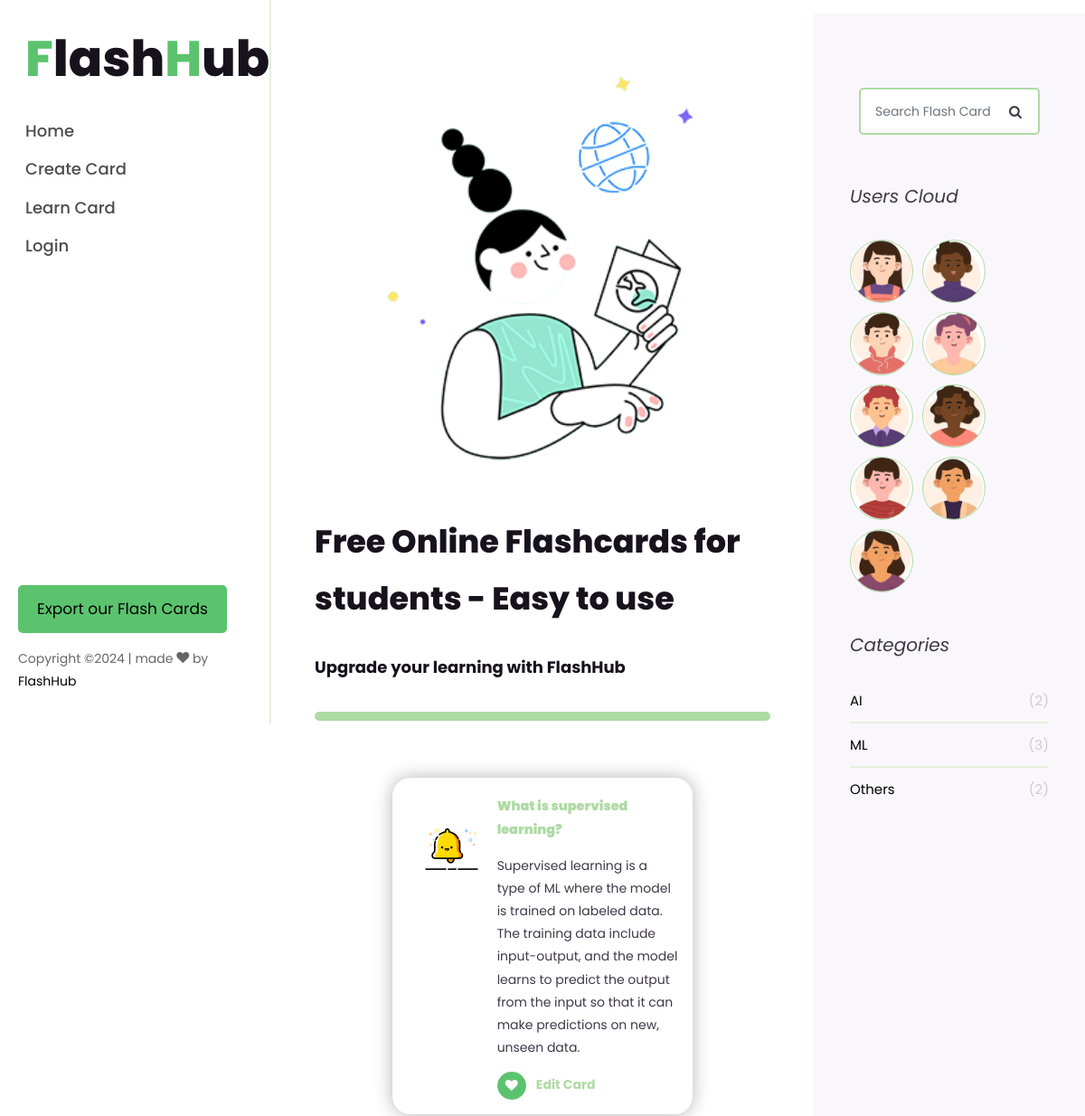
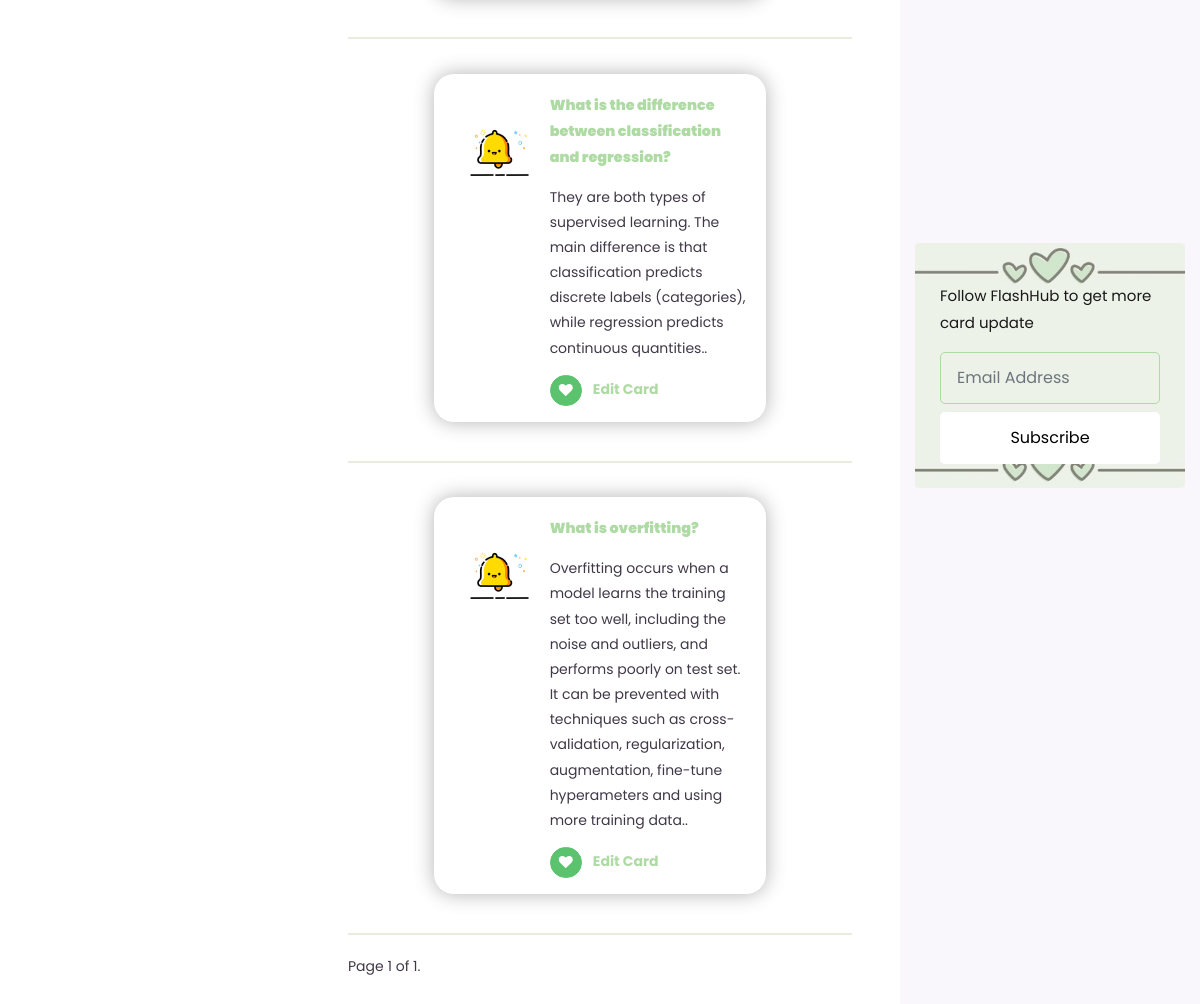
The page /cards/ML on the database as committed earlier (2 pictures, top to bottom).
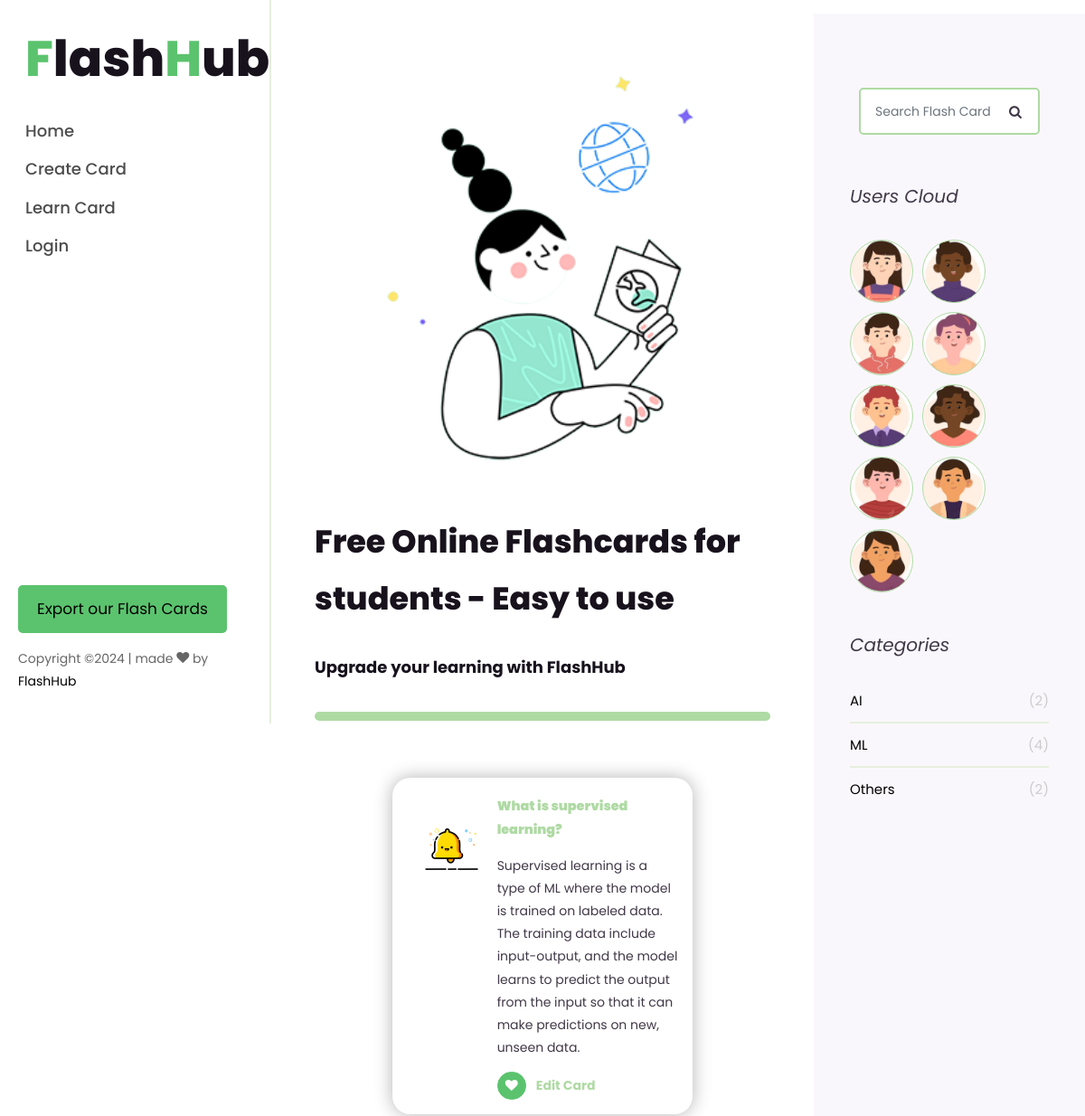
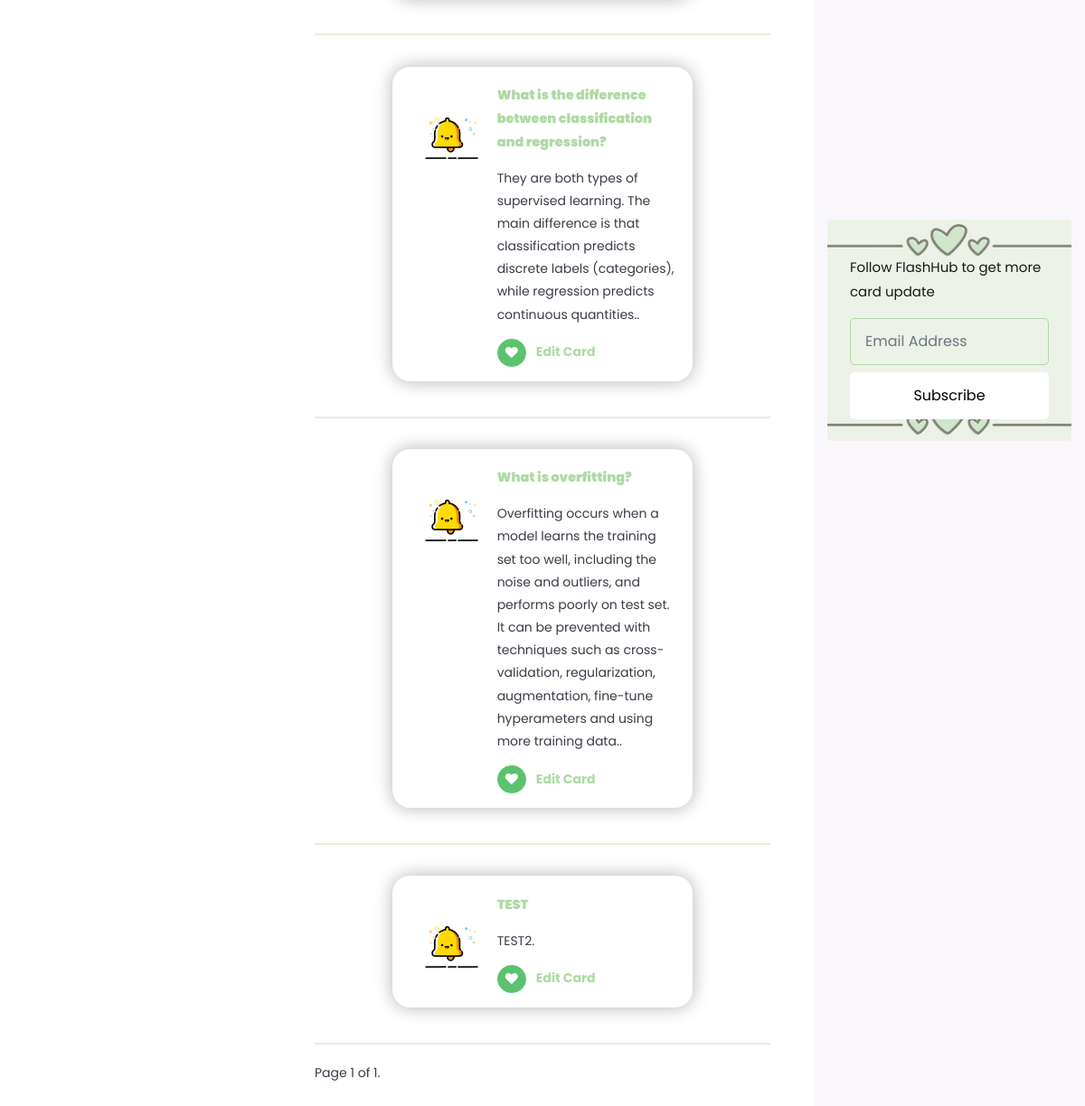
The same page on the database as committed later (2 pictures, top to bottom).
### flashcards/models.py (models this page shows)
class FlashCard(models.Model):
	category = models.CharField(max_length=50)
	front = models.TextField()
	back = models.TextField()
	creator = models.ForeignKey(User, on_delete=models.CASCADE)
	likes = models.IntegerField(default=0)
	known = models.IntegerField(default=0)
	def __str__(self):
		return self.front

### flashcards/views.py (the view)
# urls.py: path('cards/<str:category>', views.get_cards_by_category, name='get_cards_by_category'),
def get_cards_by_category(request, category):
    if request.user.is_authenticated:
        all_cards = FlashCard.objects.filter(creator=request.user.id)
    else:
        all_cards = FlashCard.objects.all()
    cards = all_cards.filter(category=category)
    paginator = Paginator(cards, 5)
    page_number = request.GET.get('page')
    page_obj = paginator.get_page(page_number)
    counts = get_counts(all_cards)
    popular_cards = all_cards.order_by('-likes')[:3]
    context = {'page_obj':page_obj, 'counts':counts, 'popular_cards':popular_cards }
    return render(request, 'flashcards/home.html', context)

### flashcards/views.py (called while the page is built)
def get_counts(all_cards):
    counts = []
    count_alg = all_cards.filter(category='AI').count()
    counts.append(count_alg)
    count_ds = all_cards.filter(category='ML').count()
    counts.append(count_ds)
    count_com = all_cards.filter(category='Others').count()
    counts.append(count_com)
    return counts

### flashcards/templates/flashcards/home.html (shortened to what this page needs)
{% extends "flashcards/base.html" %}
{% load static %}
{% block content %}
	{% if not user.is_authenticated %}
		<a href="#" class="home" style="display: block; width: 400px; height: 450px; margin: auto; background-image: url({% static 'images/logoimg.png' %}); background-size: contain; background-position: center; background-repeat: no-repeat;"></a>
		<br>
		<h2>Free Online Flashcards for students - Easy to use</h2>
		<h4>Upgrade your learning with FlashHub</h4>
		<hr class="hr-style-1">
	{% endif %}
	{% for card in page_obj %}
		<div class="container">
					<div class="card mb-3 custom-card">
						<div class="row no-gutters">
							<div class="col-md-4">
								<img src="{% static 'images/' %}{{ card.category }}1.gif" class="card-img" alt="{{ card.front }}">
							</div>
							<div class="col-md-8">
								<div class="card-body">
									<h5 class="card-title" style="color: #AEDAA3;"><strong>{{ card.front }}</strong></h5>
									<p class="card-text">{{ card.back }}.</p>
									<p class="card-text">
										<a href="{% url 'mark_liked' card.id %}" class="btn btn-primary btn-sm"><i class="fa fa-heart"></i></a>
										<a href="{% url 'edit_card' card.id %}" class="btn-custom"><strong>Edit Card</strong></a>
									</p>
								</div>
							</div>
						</div>
					</div>
		</div>
		<hr class="hr-style-2">
	{% endfor %}
    <div class="row">
      <div class="col">
        <div class="block-27">
	        <div class="pagination">
			    <span class="step-links">
			        <span class="current">
			            Page {{ page_obj.number }} of {{ page_obj.paginator.num_pages }}.
			        </span>
			    </span>
			</div>
        </div>
      </div>
    </div>
{% endblock %}

Rows that differ between the two databases and show on the page:
added FlashCard: front "TEST", back "TEST2"
Other text that changed with them:
{{ counts.1 }}: "3" → "4"
